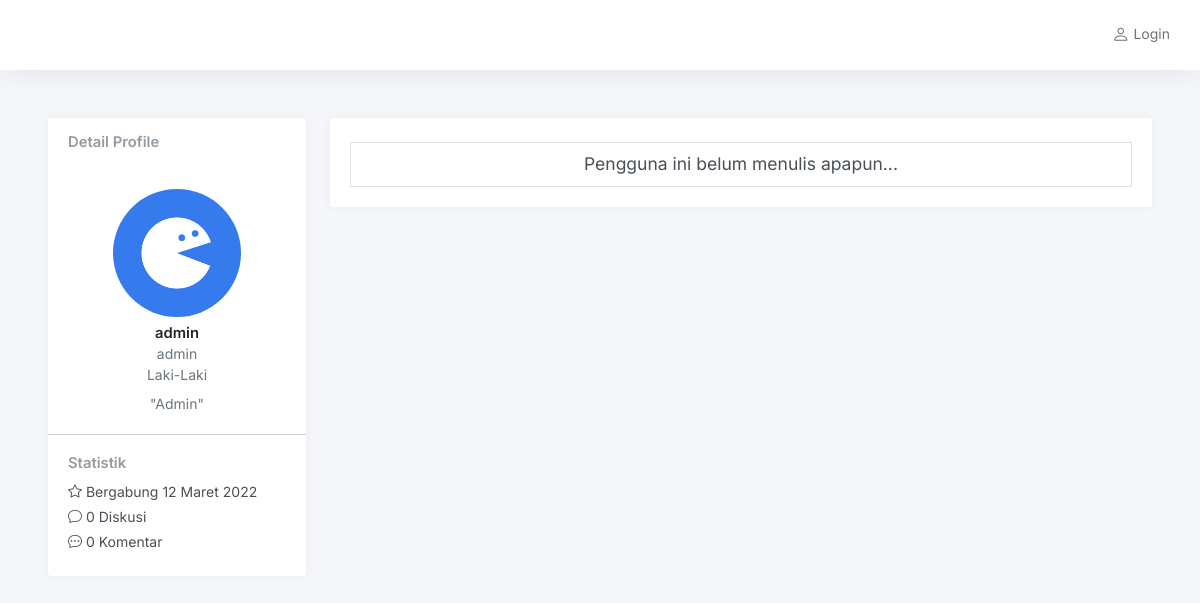
Screenshot of /admin/profile.php?id=admin with the database file from the repository.
### tables this page shows
CREATE TABLE `account` (
  `username` varchar(50) NOT NULL,
  `password` varchar(100) NOT NULL,
  `nama` varchar(100) NOT NULL,
  `gender` enum('Laki-Laki','Perempuan') DEFAULT NULL,
  `bio` varchar(250) DEFAULT NULL,
  `photo` varchar(9999) DEFAULT NULL,
  `dibuat` date DEFAULT NULL,
  `akses` enum('admin','user') NOT NULL,
  PRIMARY KEY (`username`)
);

### admin/profile.php (the view, shortened to what this page needs)
<?php
include "../config.php";
$profile = $_GET['id'];
?>
<!DOCTYPE html>
<html lang="en">
<?php
include "php/head.php";
?>
<body>
    <div class="wrapper">
        <div class="main">
            <?php
            include "php/navbar.php";
            ?>
            <main class="content">
                <div class="container-fluid p-0 mb-7">
                    <div class="row">
                        <div class="col-md-4 col-xl-3">
                            <?php
                            $profile_data = mysqli_query($conn, "SELECT username,nama,gender,bio,photo,
                            DATE_FORMAT(dibuat, '%d') AS tglgabung, DATE_FORMAT(dibuat,'%M') AS blngabung,DATE_FORMAT(dibuat,'%Y') AS thngabung
                            FROM account WHERE username = '$profile'");
                            while ($row = mysqli_fetch_array($profile_data)) {
                                $data_photo = $row['photo'];
                                if ($data_photo == NULL) {
                                    $data_photo = "default_image.png";
                                }
                                $profile_bio = $row['bio'];
                                $jumlahpost = mysqli_query($conn, "SELECT COUNT(username) AS jumlah FROM post WHERE username = '$profile' AND kategori !=1");
                                while ($jml = mysqli_fetch_array($jumlahpost)) {
                                    $post_count = $jml['jumlah'];
                                }
                                $jumlahcomment = mysqli_query($conn, "SELECT COUNT(username) AS jumlah FROM komentar WHERE username = '$profile'");
                                while ($jml = mysqli_fetch_array($jumlahcomment)) {
                                    $comment_count = $jml['jumlah'];
                                }
                                $profile_tglgabung = $row['tglgabung'];
                                $profile_blngabung = $row['blngabung'];
                                $profile_thngabung = $row['thngabung'];
                            ?>
                                <div class="card mb-3">
                                    <div class="card-header">
                                        <h5 class="card-title mb-0">Detail Profile</h5>
                                    </div>
                                    <div class="card-body text-center">
                                        <img src="img/user/<?php echo $data_photo; ?>" class="rounded-circle mb-2" height="128" />
                                        <h5 class="card-title mb-0 text-dark"><?php echo $row['username']; ?></h5>
                                        <div class="text-muted"><?php echo $row['nama']; ?></div>
                                        <div class="text-muted mb-2"><?php echo $row['gender']; ?></div>
                                        <div class="text-muted">"<?php echo $profile_bio; ?>"</div>
                                    </div>
                                    <hr class="my-0" />
                                    <div class="card-body">
                                        <h5 class="h6 card-title">Statistik</h5>
                                        <ul class="list-unstyled mb-0">
                                            <li class="mb-1"><i class="bi bi-star"></i> Bergabung <?php echo $profile_tglgabung . " " . $profile_blngabung . " " . $profile_thngabung; ?></li>
                                            <li class="mb-1"><i class="bi bi-chat"></i></i> <?php echo $post_count; ?> Diskusi</li>
                                            <li class="mb-1"><i class="bi bi-chat-dots"></i> <?php echo $comment_count; ?> Komentar</li>
                                        </ul>
                                    </div>
                                </div>
                            <?php
                            }
                            ?>
                        </div>
                        <div class="col-md-8 col-xl-9">
                            <div class="card">
                                <div class="card-body h-100">
                                    <?php
                                    $sql_query = "SELECT post.id,post.judul,post.konten,post.username,post.kategori,
              DATE_FORMAT(waktu, '%d') AS tgl,DATE_FORMAT(waktu, '%M') AS bln,DATE_FORMAT(waktu, '%Y') AS thn,
              DATE_FORMAT(waktu, '%H:%i WIB') AS jam
              FROM post INNER JOIN kategori ON post.kategori = kategori.id
              WHERE post.kategori !='1' AND post.username = '$profile' ORDER BY post.id DESC";
                                    $post = mysqli_query($conn, $sql_query);
                                    $count = mysqli_num_rows($post);
                                    ?>
                                    <?php
                                    if ($count <= 0) {
                                    ?>
                                        <div class="d-flex align-items-start">
                                            <div class="border text-sm dark mt-1 w-100 fs-4 p-2" align="center">
                                                Pengguna ini belum menulis apapun...
                                            </div>
                                        </div>
                                    <?php
                                    }
                                    ?>
                                </div>
                            </div>
                        </div>
                    </div>
                </div>
            </main>
        </div>
    </div>
</body>
</html>

### rows the page displays
account: username "admin", nama "admin", gender "Laki-Laki", bio "Admin", profile_tglgabung "12", profile_blngabung "Maret", profile_thngabung "2022", post_count "0", comment_count "0"
